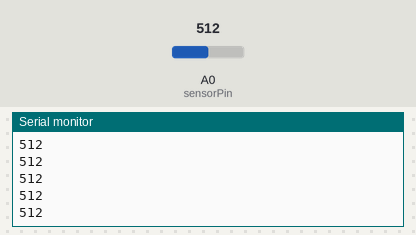
Bench run of a sketch on a simulated Arduino Uno, built with avr-gcc and run on an emulated ATmega328P. Shown: the last lines printed to the serial monitor. The test bench sets the inputs (shaded band); at power-on: A0 (sensorPin) = 512.

Above: at 1.2 s.
1.3 s: A0 (sensorPin) set to 716
At 1.31 s:
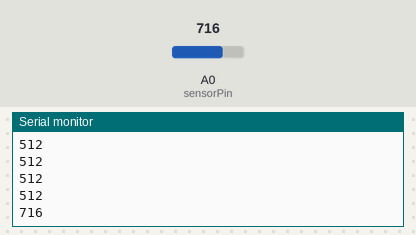
2.8 s: A0 (sensorPin) set to 900
At 2.81 s:
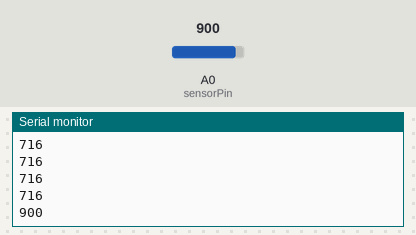
Timing chart, 0 to 5.8 s (numbered marks = the images above; inputs shaded):
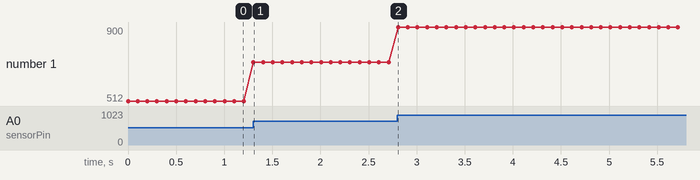

The sketch:

photodetectorTesting.ino
```cpp
// Pin definitions
const int sensorPin = A0;  // Analog pin connected to the phototransistor

void setup() {
  // Start serial communication at 9600 baud rate
  Serial.begin(9600);

}

void loop() {

int initialSensorValue = analogRead(sensorPin);
Serial.println(initialSensorValue);

  // Small delay to avoid spamming the serial monitor
  delay(100);
}
```

Measured:
- after the input at 1.3 s, the serial monitor: prints a new line at once (image 1)
- after the input at 2.8 s, the serial monitor: prints a new line at once (image 2)
- plotted number 1: 512 → 716 after the input at 1.3 s, 716 → 900 after the input at 2.8 s
